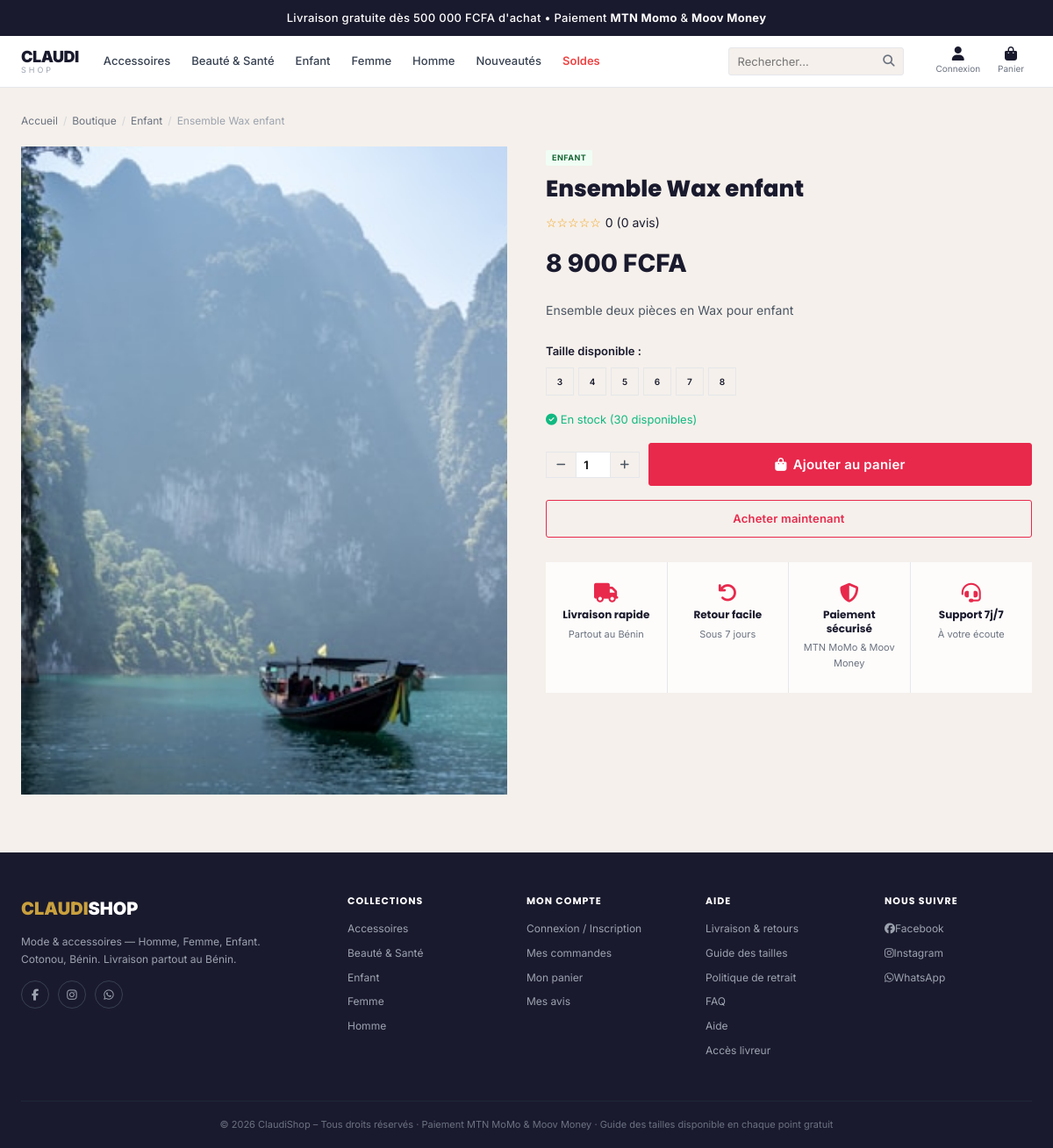
/pages/detail_produit.php?id=6, run on the app's committed database.
### tables this page shows
CREATE TABLE `categorie` (
  `id`          INT UNSIGNED NOT NULL AUTO_INCREMENT,
  `nom`         VARCHAR(100) NOT NULL,
  `description` TEXT DEFAULT NULL,
  `image`       VARCHAR(255) DEFAULT NULL,
  `parent_id`   INT UNSIGNED DEFAULT NULL,
  `statut`      TINYINT(1) NOT NULL DEFAULT 1,
  `date_creation` DATETIME NOT NULL DEFAULT CURRENT_TIMESTAMP,
  `updated_at`  DATETIME NOT NULL DEFAULT CURRENT_TIMESTAMP ON UPDATE CURRENT_TIMESTAMP,
  PRIMARY KEY (`id`),
  KEY `idx_parent` (`parent_id`),
  CONSTRAINT `fk_categorie_parent` FOREIGN KEY (`parent_id`) REFERENCES `categorie` (`id`) ON DELETE SET NULL
);

CREATE TABLE `produit` (
  `id`              INT UNSIGNED NOT NULL AUTO_INCREMENT,
  `nom`             VARCHAR(200) NOT NULL,
  `description`     TEXT DEFAULT NULL,
  `prix`            DECIMAL(12,2) NOT NULL,
  `solde_prix`      DECIMAL(12,2) DEFAULT NULL,
  `stock`           INT NOT NULL DEFAULT 0,
  `qte_min`         INT NOT NULL DEFAULT 1,
  `qte_alerte`      INT NOT NULL DEFAULT 5,
  `sku`             VARCHAR(50) DEFAULT NULL UNIQUE,
  `categorie_id`    INT UNSIGNED NOT NULL,
  `statut`          TINYINT(1) NOT NULL DEFAULT 1,
  `afficher_details` TINYINT(1) NOT NULL DEFAULT 1,
  `mode_paiement`   ENUM('mtn','moov','tous') NOT NULL DEFAULT 'tous',
  `taille_disponible` VARCHAR(100) DEFAULT NULL,
  `couleur`         VARCHAR(100) DEFAULT NULL,
  `matiere`         VARCHAR(100) DEFAULT NULL,
  `photo`           VARCHAR(255) DEFAULT NULL,
  `images`          TEXT DEFAULT NULL,
  `note_moyenne`    DECIMAL(2,1) DEFAULT 0.0,
  `date_creation`   DATETIME NOT NULL DEFAULT CURRENT_TIMESTAMP,
  `updated_at`      DATETIME NOT NULL DEFAULT CURRENT_TIMESTAMP ON UPDATE CURRENT_TIMESTAMP,
  PRIMARY KEY (`id`),
  KEY `idx_categorie` (`categorie_id`),
  KEY `idx_statut` (`statut`),
  CONSTRAINT `fk_produit_categorie` FOREIGN KEY (`categorie_id`) REFERENCES `categorie` (`id`) ON DELETE RESTRICT
);

### pages/detail_produit.php (the view, shortened to what the rows shown need)
<?php
require_once __DIR__ . '/../config/config.php';
require_once __DIR__ . '/../classes/Produit.php';
$produitId = isset($_GET['id']) ? intval($_GET['id']) : 0;
$produitObj = new Produit();
$produit = $produitObj->getById($produitId);
$avisObj = new Avis();
$avisListe = $avisObj->getByProduit($produitId);
$notesMoyenne = count($avisListe) ? round(array_sum(array_column($avisListe,'note')) / count($avisListe), 1) : 0;
$similaires = $produitObj->getByCategorieWithFilters($produit['categorie_id'] ?? null);
require_once __DIR__ . '/../includes/header.php';
require_once __DIR__ . '/../includes/navbar.php';
?>
<div class="container" style="padding-top:28px;padding-bottom:56px;">
    <nav class="breadcrumb">
        <a href="<?= BASE_URL ?>/index.php">Accueil</a>
        <span class="breadcrumb-sep">/</span>
        <a href="<?= BASE_URL ?>/pages/boutique.php">Boutique</a>
        <span class="breadcrumb-sep">/</span>
        <?php if (!empty($produit['categorie_nom'])): ?>
        <a href="<?= BASE_URL ?>/pages/boutique.php?categorie=<?= $produit['categorie_id'] ?>"><?= securiser($produit['categorie_nom']) ?></a>
        <span class="breadcrumb-sep">/</span>
        <?php endif; ?>
        <span><?= securiser($produit['nom']) ?></span>
    </nav>
    <?php
    $imagesListe = [$produit['photo']];
    $extra = !empty($produit['images']) ? json_decode($produit['images'], true) : [];
    if (is_array($extra)) $imagesListe = array_merge($imagesListe, $extra);
    $imagesListe = array_filter($imagesListe);
    ?>
    <div class="product-detail-layout">
        <div class="product-gallery">
            <div class="product-gallery-main" id="main-gallery-img">
                <?php if (!empty($imagesListe[0])): ?>
                <img src="<?= UPLOADS_URL . '/' . securiser($imagesListe[0]) ?>" alt="<?= securiser($produit['nom']) ?>" style="width:100%;height:100%;object-fit:cover;">
                <?php else: ?>
                <i class="fas fa-image" style="font-size:56px;color:var(--gray-300);"></i>
                <?php endif; ?>
            </div>
        </div>
        <div>
            <?php
            $catName = strtolower($produit['categorie_nom'] ?? '');
            $badgeClass = strpos($catName,'femme')!==false?'badge-femme':(strpos($catName,'homme')!==false?'badge-homme':(strpos($catName,'enfant')!==false?'badge-enfant':'badge-accessoires'));
            ?>
            <span class="product-badge <?= $badgeClass ?>" style="margin-bottom:10px;display:inline-block;"><?= securiser($produit['categorie_nom'] ?? '') ?></span>
            <h1 style="font-size:26px;font-weight:800;margin-bottom:10px;"><?= securiser($produit['nom']) ?></h1>
            <div class="stars-row mb-3">
                <span class="stars-display"><?= str_repeat('★', (int)$notesMoyenne) ?><?= str_repeat('☆', 5 - (int)$notesMoyenne) ?></span>
                <span class="stars-count"><?= $notesMoyenne ?> (<?= count($avisListe) ?> avis)</span>
            </div>
            <div class="prix" style="font-size:28px;font-weight:800;margin-bottom:20px;">
                <?= renderPrix($produit['prix'], $produit['solde_prix']) ?>
            </div>
            <?php if (!empty($produit['description'])): ?>
            <p style="font-size:14px;color:var(--gray-600);line-height:1.7;margin-bottom:24px;"><?= securiser($produit['description']) ?></p>
            <?php endif; ?>
            <?php if (!empty($produit['taille_disponible'])): ?>
            <div class="mb-4">
                <p class="text-sm font-semibold mb-2">Taille disponible : <span id="taille-choisie" style="color:var(--dark);font-weight:700;"></span></p>
                <div class="size-tags" id="size-selector">
                    <?php foreach (explode(',', $produit['taille_disponible']) as $t): ?>
                    <div class="size-tag" data-taille="<?= securiser(trim($t)) ?>"><?= securiser(trim($t)) ?></div>
                    <?php endforeach; ?>
                </div>
            </div>
            <?php endif; ?>
            <div class="mb-4">
                <?php if ($produit['stock'] > 5): ?>
                <span class="text-sm" style="color:var(--success);"><i class="fas fa-check-circle"></i> En stock (<?= $produit['stock'] ?> disponibles)</span>
                <?php elseif ($produit['stock'] > 0): ?>
                <span class="text-sm" style="color:var(--warning);"><i class="fas fa-exclamation-circle"></i> Stock limité (<?= $produit['stock'] ?> restants)</span>
                <?php else: ?>
                <span class="text-sm text-danger"><i class="fas fa-times-circle"></i> Rupture de stock</span>
                <?php endif; ?>
            </div>
            <?php if ($produit['stock'] > 0): ?>
            <form method="POST" action="<?= BASE_URL ?>/actions/ajouter_panier.php" data-ajax-add="1" style="display:flex;gap:10px;margin-bottom:16px;align-items:center;" id="form-ajout-panier">
                <div class="qty-control" style="flex-shrink:0;">
                </div>
                <button type="submit" class="btn btn-dark btn-lg" style="flex:1;"><i class="fas fa-shopping-bag"></i> Ajouter au panier</button>
            </form>
            <a href="<?= BASE_URL ?>/pages/checkout.php?direct=<?= $produit['id'] ?>" class="btn btn-outline-dark btn-block" style="margin-bottom:20px;">Acheter maintenant</a>
            <?php else: ?>
            <button class="btn btn-outline-dark btn-block btn-lg" disabled style="opacity:.5;cursor:default;margin-bottom:16px;">Rupture de stock</button>
            <?php endif; ?>
            <div class="why-buy" style="margin-top:8px;">
                <div class="why-buy-item"><i class="fas fa-truck"></i><h4>Livraison rapide</h4><p>Partout au Bénin</p></div>
                <div class="why-buy-item"><i class="fas fa-undo"></i><h4>Retour facile</h4><p>Sous 7 jours</p></div>
                <div class="why-buy-item"><i class="fas fa-shield-alt"></i><h4>Paiement sécurisé</h4><p>MTN MoMo &amp; Moov Money</p></div>
                <div class="why-buy-item"><i class="fas fa-headset"></i><h4>Support 7j/7</h4><p>À votre écoute</p></div>
            </div>
        </div>
    </div>
</div>
<?php
require_once __DIR__ . '/../includes/footer.php'; ?>

### includes/navbar.php (shortened to what the rows shown need)
<?php
$currentPage = basename($_SERVER['SCRIPT_NAME']);
if (!isset($categorie) || !($categorie instanceof Categorie)) {
    require_once __DIR__ . '/../classes/Categorie.php';
    $categorie = new Categorie();
}
$categoriesNav = $categorie->getForNav();
?>
<header class="top-header">
    <div class="header-inner">
        <nav class="main-nav">
            <?php foreach ($categoriesNav as $cat): ?>
            <a href="<?= BASE_URL ?>/pages/boutique.php?categorie=<?= $cat['id'] ?>" class="<?= ($currentPage==='boutique.php' && isset($_GET['categorie']) && $_GET['categorie']==$cat['id'])?'active':'' ?>"><?= securiser($cat['nom']) ?></a>
            <?php endforeach; ?>
            <a href="<?= BASE_URL ?>/pages/boutique.php" class="<?= ($currentPage==='boutique.php' && !isset($_GET['categorie']))?'active':'' ?>">Nouveautés</a>
            <a href="<?= BASE_URL ?>/pages/boutique.php?soldes=1" class="nav-soldes">Soldes</a>
        </nav>
    </div>
</header>

### config/config.php (shortened to what the rows shown need)
<?php
function securiser($data) {
    return htmlspecialchars(trim($data), ENT_QUOTES, 'UTF-8');
}
function formatPrix($montant) {
    return number_format($montant, 0, ',', ' ') . ' FCFA';
}
function renderPrix($prix, $soldePrix = null) {
    return '<span class="prix-normal">' . formatPrix($prix) . '</span>';
}
function verifierUtilisateurExiste() {
    if (!isset($_SESSION['user_id'])) return;
    require_once __DIR__ . '/../config/database.php';
}
function nettoyerInvite() {
    if (empty($_SESSION['user_id']) || empty($_SESSION['guest_converted'])) {
        return;
    }
    require_once __DIR__ . '/../config/database.php';
}

### includes/footer.php (shortened to what the rows shown need)
<?php
$categoriesFooter = $categorie->getForNav();
?>
<footer class="site-footer">
    <div class="container">
        <div class="footer-grid">
            <div>
                <ul>
                    <?php foreach ($categoriesFooter as $cat): ?>
                    <li><a href="<?= BASE_URL ?>/pages/boutique.php?categorie=<?= $cat['id'] ?>"><?= securiser($cat['nom']) ?></a></li>
                    <?php endforeach; ?>
                </ul>
            </div>
        </div>
    </div>
</footer>
</body>
</html>

### data on the page
categorie: nom "Accessoires"
categorie: nom "Beauté & Santé"
categorie: nom "Enfant"
categorie: nom "Femme"
categorie: nom "Homme"
produit: categorie.nom "Enfant", nom "Ensemble Wax enfant", photo (picture), categorie.nom "ENFANT", prix "8 900 FCFA", description "Ensemble deux pièces en Wax pour enfant", taille_disponible "3", taille_disponible "4", taille_disponible "5", taille_disponible "6", taille_disponible "7", taille_disponible "8", stock "30"

### other printed values
str_repeat('☆', 5 - (int)$notesMoyenne) "☆☆☆☆☆"
$notesMoyenne "0"
count($avisListe) "0"
